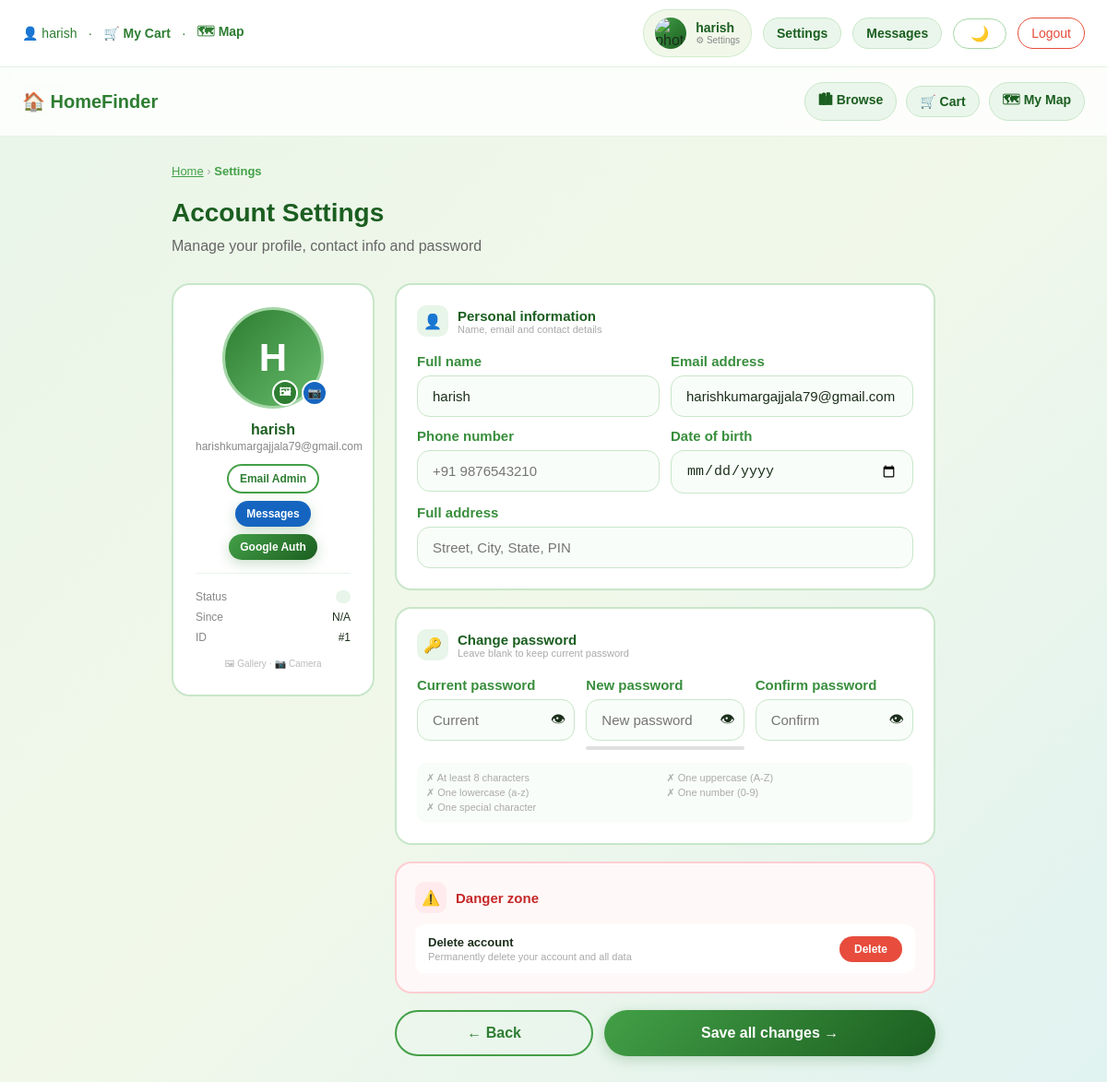
Screenshot of /profile (signed in) with the database file from the repository.
### tables this page shows
CREATE TABLE users (
            id INTEGER PRIMARY KEY AUTOINCREMENT,
            name TEXT NOT NULL,
            email TEXT UNIQUE NOT NULL,
            password TEXT NOT NULL);

### app.py (the view, shortened to what this page needs)
@app.route('/profile', methods=['GET','POST'])
@login_required
def profile():
    with get_db() as c:
        user=c.execute("SELECT * FROM users WHERE id=?",(session['user_id'],)).fetchone()
    return render_template("profile.html",user=user)

### app.py (called while the page is built, shortened)
def get_db():
    c = sqlite3.connect(DB)
    c.row_factory = sqlite3.Row
    return c

def oauth_enabled():
    return bool(GOOGLE_CLIENT_ID and GOOGLE_CLIENT_SECRET and GOOGLE_REDIRECT_URI)

def firebase_enabled():
    return bool(FIREBASE_API_KEY and FIREBASE_AUTH_DOMAIN and FIREBASE_PROJECT_ID and FIREBASE_APP_ID)

def firebase_config():
    if not firebase_enabled():
        return {}

@app.context_processor
def inject_helpers():
    return dict(
        is_google_email=is_google_email,
        google_maps_search_url=google_maps_search_url,
        google_maps_embed_url=google_maps_embed_url,
        oauth_enabled=oauth_enabled(),
        firebase_enabled=firebase_enabled(),
        firebase_config=firebase_config(),
        admin_email=ADMIN_EMAIL,
    )

def login_required(f):
    @wraps(f)
    def d(*a,**k):
        if 'user_id' not in session: return redirect(url_for('login'))
        return f(*a,**k)
    return d

### templates/profile.html (shortened to what this page needs)
{% extends "base.html" %}
{% block content %}
<div style="max-width:860px;margin:30px auto 60px;padding:0 16px;">
  <div class="breadcrumb"><a href="{{ url_for('index') }}" style="color:#43a047;">Home</a> › <span>Settings</span></div>
  <h1>Account Settings</h1>
  <p class="subtitle">Manage your profile, contact info and password</p>
  <form method="post" enctype="multipart/form-data" id="profileForm">
  <div style="display:grid;grid-template-columns:220px 1fr;gap:22px;align-items:start;">
    <div style="background:white;border:2px solid #c8e6c9;border-radius:20px;padding:24px;text-align:center;position:sticky;top:80px;">
      <div style="position:relative;display:inline-block;margin-bottom:14px;">
        <div id="avatarWrap" style="width:110px;height:110px;border-radius:50%;overflow:hidden;
              border:3px solid #a5d6a7;background:linear-gradient(135deg,#2e7d32,#66bb6a);
              display:flex;align-items:center;justify-content:center;margin:0 auto;">
          {% if user['photo'] %}
          <img src="{{ url_for('static', filename='uploads/' + user['photo']) }}"
               style="width:100%;height:100%;object-fit:cover;" alt="photo">
          {% else %}
          <span style="font-size:42px;font-weight:bold;color:white;">
            {{ user['name'][0].upper() }}
          </span>
          {% endif %}
        </div>
        <div style="position:absolute;bottom:-4px;right:-4px;display:flex;gap:4px;">
          <label style="width:28px;height:28px;border-radius:50%;background:#2e7d32;color:white;
                         display:flex;align-items:center;justify-content:center;cursor:pointer;
                         border:2px solid white;font-size:12px;" title="Upload photo from gallery">
            🖼
          </label>
          <button type="button" onclick="openCamera()"
            style="width:28px;height:28px;border-radius:50%;background:#1565c0;color:white;
                   border:2px solid white;cursor:pointer;font-size:12px;padding:0;" title="Take photo with camera">
            📷
          </button>
        </div>
      </div>
      <div style="font-size:16px;font-weight:bold;color:#1b5e20;">{{ user['name'] }}</div>
      <div style="font-size:12px;color:#888;margin-top:2px;">{{ user['email'] }}</div>
      <div style="display:flex;gap:8px;flex-wrap:wrap;justify-content:center;margin-top:12px;">
        <a href="mailto:{{ admin_email }}?subject=HomeFinder%20Support" class="btn btn-secondary" style="padding:7px 12px;font-size:12px;">Email Admin</a>
        <a href="{{ url_for('messages') }}" class="btn" style="padding:7px 12px;font-size:12px;background:#1565c0;">Messages</a>
        <span class="btn btn-green" style="padding:7px 12px;font-size:12px;cursor:default;">Google Auth</span>
      </div>
      <div style="margin-top:14px;padding-top:14px;border-top:1px solid #e8f5e9;">
        <div style="display:flex;justify-content:space-between;font-size:12px;padding:4px 0;">
          <span style="color:#888;">Status</span>
          <span style="background:#e8f5e9;color:#2e7d32;padding:2px 8px;border-radius:20px;font-weight:bold;font-size:11px;">{{ user['status'] }}</span>
        </div>
        <div style="display:flex;justify-content:space-between;font-size:12px;padding:4px 0;">
          <span style="color:#888;">Since</span>
          <span>{{ user['created_at'][:10] if user['created_at'] else 'N/A' }}</span>
        </div>
        <div style="display:flex;justify-content:space-between;font-size:12px;padding:4px 0;">
          <span style="color:#888;">ID</span>
          <span>#{{ user['id'] }}</span>
        </div>
      </div>
      <p style="font-size:10px;color:#bbb;margin-top:10px;">🖼 Gallery · 📷 Camera</p>
    </div>
    <div style="display:flex;flex-direction:column;gap:18px;">
      <div style="background:white;border:2px solid #c8e6c9;border-radius:18px;padding:22px;">
        <div style="display:flex;align-items:center;gap:10px;margin-bottom:18px;">
          <div style="width:34px;height:34px;border-radius:10px;background:#e8f5e9;display:flex;align-items:center;justify-content:center;font-size:16px;">👤</div>
          <div>
            <div style="font-size:15px;font-weight:bold;color:#1b5e20;">Personal information</div>
            <div style="font-size:11px;color:#aaa;">Name, email and contact details</div>
          </div>
        </div>
        <div style="display:grid;grid-template-columns:1fr 1fr;gap:12px;">
          <div class="form-group" style="margin:0;"><label>Full name</label><input type="text" name="name" value="{{ user['name'] }}" required></div>
          <div class="form-group" style="margin:0;"><label>Email address</label><input type="email" name="email" value="{{ user['email'] }}" required></div>
          <div class="form-group" style="margin:0;"><label>Phone number</label><input type="tel" name="phone" value="{{ user['phone'] or '' }}" placeholder="+91 9876543210"></div>
          <div class="form-group" style="margin:0;"><label>Date of birth</label><input type="date" name="dob"></div>
          <div class="form-group" style="margin:0;grid-column:1/-1;"><label>Full address</label><input type="text" name="address" value="{{ user['address'] or '' }}" placeholder="Street, City, State, PIN"></div>
        </div>
      </div>
      <div style="background:white;border:2px solid #c8e6c9;border-radius:18px;padding:22px;">
        <div style="display:flex;align-items:center;gap:10px;margin-bottom:18px;">
          <div style="width:34px;height:34px;border-radius:10px;background:#e8f5e9;display:flex;align-items:center;justify-content:center;font-size:16px;">🔑</div>
          <div>
            <div style="font-size:15px;font-weight:bold;color:#1b5e20;">Change password</div>
            <div style="font-size:11px;color:#aaa;">Leave blank to keep current password</div>
          </div>
        </div>
        <div style="display:grid;grid-template-columns:1fr 1fr 1fr;gap:12px;">
          <div class="form-group" style="margin:0;">
            <label>Current password</label>
            <div style="position:relative;">
              <input type="password" name="old_password" id="p1" placeholder="Current" style="padding-right:40px;">
              <span onclick="tp('p1','e1')" id="e1" style="position:absolute;right:10px;top:50%;transform:translateY(-50%);cursor:pointer;font-size:16px;">👁</span>
            </div>
          </div>
          <div class="form-group" style="margin:0;">
            <label>New password</label>
            <div style="position:relative;">
              <input type="password" name="new_password" id="p2" placeholder="New password" style="padding-right:40px;" oninput="cs(this.value)">
              <span onclick="tp('p2','e2')" id="e2" style="position:absolute;right:10px;top:50%;transform:translateY(-50%);cursor:pointer;font-size:16px;">👁</span>
            </div>
            <div style="height:4px;background:#e0e0e0;border-radius:4px;margin-top:6px;"><div id="sb" style="height:100%;width:0%;border-radius:4px;transition:all 0.3s;"></div></div>
          </div>
          <div class="form-group" style="margin:0;">
            <label>Confirm password</label>
            <div style="position:relative;">
              <input type="password" name="confirm_password" id="p3" placeholder="Confirm" style="padding-right:40px;">
              <span onclick="tp('p3','e3')" id="e3" style="position:absolute;right:10px;top:50%;transform:translateY(-50%);cursor:pointer;font-size:16px;">👁</span>
            </div>
          </div>
        </div>
        <div style="display:grid;grid-template-columns:1fr 1fr;gap:3px;margin-top:12px;background:#f9fdf9;border-radius:10px;padding:10px;">
          <div id="r1" style="font-size:11px;color:#aaa;">✗ At least 8 characters</div>
          <div id="r2" style="font-size:11px;color:#aaa;">✗ One uppercase (A-Z)</div>
          <div id="r3" style="font-size:11px;color:#aaa;">✗ One lowercase (a-z)</div>
          <div id="r4" style="font-size:11px;color:#aaa;">✗ One number (0-9)</div>
          <div id="r5" style="font-size:11px;color:#aaa;">✗ One special character</div>
        </div>
      </div>
      <div style="background:#fff8f8;border:2px solid #ffcdd2;border-radius:18px;padding:20px;">
        <div style="display:flex;align-items:center;gap:10px;margin-bottom:12px;">
          <div style="width:34px;height:34px;border-radius:10px;background:#ffebee;display:flex;align-items:center;justify-content:center;font-size:16px;">⚠️</div>
          <div><div style="font-size:15px;font-weight:bold;color:#c62828;">Danger zone</div></div>
        </div>
        <div style="display:flex;align-items:center;justify-content:space-between;background:white;border-radius:10px;padding:12px 14px;">
          <div>
            <div style="font-size:13px;font-weight:bold;">Delete account</div>
            <div style="font-size:11px;color:#aaa;margin-top:2px;">Permanently delete your account and all data</div>
          </div>
          <button type="button" onclick="alert('Please contact admin to delete your account.')"
            style="background:#e74c3c;color:white;border:none;padding:7px 16px;border-radius:20px;cursor:pointer;font-size:12px;font-weight:bold;">
            Delete
          </button>
        </div>
      </div>
      <div style="display:flex;gap:12px;">
        <a href="{{ url_for('index') }}" class="btn btn-secondary" style="flex:1;text-align:center;">← Back</a>
        <button type="submit" class="btn btn-green" style="flex:2;">Save all changes →</button>
      </div>
    </div>
  </div>
  </form>
</div>
{% endblock %}

### templates/base.html (shortened to what this page needs)
<!DOCTYPE html>
<html lang="en">
<head>
  <link rel="stylesheet" href="{{ url_for('static', filename='style.css') }}">
</head>
<body>
{% if session.user_id %}
<div class="status-bar">
  <div class="status-bar-left">
  <span>👤 {{ session.user_name }}</span>
  <span>·</span>
  <a href="{{ url_for('user_history') }}" style="color:#2e7d32;text-decoration:none;font-weight:bold;">🛒 My Cart</a>
  <span>·</span>
  <a href="{{ url_for('property_map') }}" style="color:#2e7d32;text-decoration:none;font-weight:bold;">🗺 Map</a>
  </div>
  <div class="status-bar-right">
    <a href="{{ url_for('profile') }}" class="nav-profile-pill">
      <div class="nav-avatar">
        {% if session.user_photo %}
        <img src="{{ url_for('static', filename='uploads/' + session.user_photo) }}"
             style="width:100%;height:100%;object-fit:cover;border-radius:50%;" alt="photo">
        {% else %}
        <span style="font-size:15px;font-weight:bold;color:white;">
          {{ session.user_name[0].upper() if session.user_name else '?' }}
        </span>
        {% endif %}
      </div>
      <div style="display:flex;flex-direction:column;line-height:1.1;">
        <span class="nav-name">{{ session.user_name }}</span>
        <span style="font-size:10px;color:#888;">⚙ Settings</span>
      </div>
    </a>
    <a href="{{ url_for('settings') }}" class="nav-link">Settings</a>
    <a href="{{ url_for('messages') }}" class="nav-link">Messages</a>
    <button class="dark-toggle" onclick="toggleDark()" title="Toggle dark mode">🌙</button>
    <a href="{{ url_for('logout') }}" class="nav-logout">Logout</a>
  </div>
</div>
<nav class="navbar">
  <a class="nav-logo" href="{{ url_for('index') }}">🏠 HomeFinder</a>
  <div class="nav-links">
    <a href="{{ url_for('select_city') }}" class="nav-link">🏙 Browse</a>
    <a href="{{ url_for('user_history') }}" class="nav-link">🛒 Cart</a>
    <a href="{{ url_for('property_map') }}" class="nav-link">🗺 My Map</a>
  </div>
</nav>
{% endif %}
{% block content %}{% endblock %}
</body>
</html>

### static/style.css (style rules this page uses)
*, *::before, *::after { box-sizing: border-box; margin: 0; padding: 0; }
html { font-size: 16px; }
body { font-family: Arial, sans-serif; background: linear-gradient(135deg, #e8f5e9 0%, #f1f8e9 50%, #e0f2f1 100%); background-attachment: fixed; color: #1b2e1b; min-height: 100vh; font-size: 16px; transition: background 0.3s, color 0.3s; }
.status-bar { display: flex; justify-content: space-between; align-items: center; gap: 16px; padding: 10px 24px; background: rgba(255,255,255,0.92); backdrop-filter: blur(10px); border-bottom: 1px solid rgba(76,175,80,0.16); position: sticky; top: 0; z-index: 30; }
.status-bar-left, .status-bar-right { display: flex; align-items: center; gap: 12px; flex-wrap: wrap; }
.status-bar-left { color: #2e7d32; font-size: 14px; }
.navbar { display: flex; align-items: center; justify-content: space-between; gap: 16px; padding: 16px 24px; background: rgba(255,255,255,0.82); backdrop-filter: blur(10px); border-bottom: 1px solid rgba(76,175,80,0.12); }
.nav-logo { font-size: 20px; font-weight: bold; color: #2e7d32; text-decoration: none; white-space: nowrap; }
.nav-links { display: flex; align-items: center; gap: 10px; flex-wrap: wrap; }
.nav-link { text-decoration: none; color: #1b5e20; background: rgba(232,245,233,0.9); border: 1px solid #c8e6c9; padding: 8px 14px; border-radius: 999px; font-size: 14px; font-weight: bold; }
.nav-profile-pill { display: inline-flex; align-items: center; gap: 10px; padding: 8px 12px; border-radius: 999px; text-decoration: none; color: inherit; background: rgba(241,248,233,0.95); border: 1px solid rgba(76,175,80,0.18); }
.nav-avatar { width: 34px; height: 34px; border-radius: 50%; background: linear-gradient(135deg, #43a047, #1b5e20); display: flex; align-items: center; justify-content: center; overflow: hidden; flex-shrink: 0; }
.nav-name { font-size: 14px; font-weight: bold; color: #1b5e20; }
.nav-logout { font-size: 14px; color: #e74c3c; text-decoration: none; padding: 8px 14px; border: 1.5px solid #e74c3c; border-radius: 999px; }
.dark-toggle { background: none; border: 1.5px solid #a5d6a7; border-radius: 24px; padding: 6px 18px; cursor: pointer; font-size: 16px; color: #2e7d32; }
h1 { font-size: 28px; font-weight: 700; margin-bottom: 8px; color: #1b5e20; }
.subtitle { font-size: 16px; color: #666; margin-bottom: 28px; line-height: 1.5; }
.form-group { margin-bottom: 20px; }
label { display: block; font-size: 15px; font-weight: bold; color: #388e3c; margin-bottom: 7px; }
input, select { width: 100%; padding: 13px 16px; border: 1.5px solid #c8e6c9; border-radius: 14px; font-size: 15px; background: #f9fdf9; color: #1b2e1b; transition: border 0.2s, box-shadow 0.2s; }
.btn { display: inline-block; padding: 14px 32px; background: linear-gradient(135deg, #43a047, #2e7d32); color: white; border: none; border-radius: 50px; font-size: 16px; font-weight: bold; cursor: pointer; text-decoration: none; text-align: center; transition: all 0.2s; box-shadow: 0 4px 14px rgba(46,125,50,0.25); }
.btn-secondary { background: transparent; border: 2px solid #43a047; color: #2e7d32; box-shadow: none; }
.btn-green { background: linear-gradient(135deg, #43a047, #1b5e20); }
.breadcrumb { font-size: 13px; color: #aaa; margin-bottom: 22px; }
.breadcrumb span { color: #43a047; font-weight: bold; }

### rows the page displays
users: user_name "harish", name "H", name "harish", email "harishkumargajjala79@gmail.com", id "1"

### other values shown
{{ user['created_at'][:10] if user['created_at'] else 'N/A' }} "N/A"
